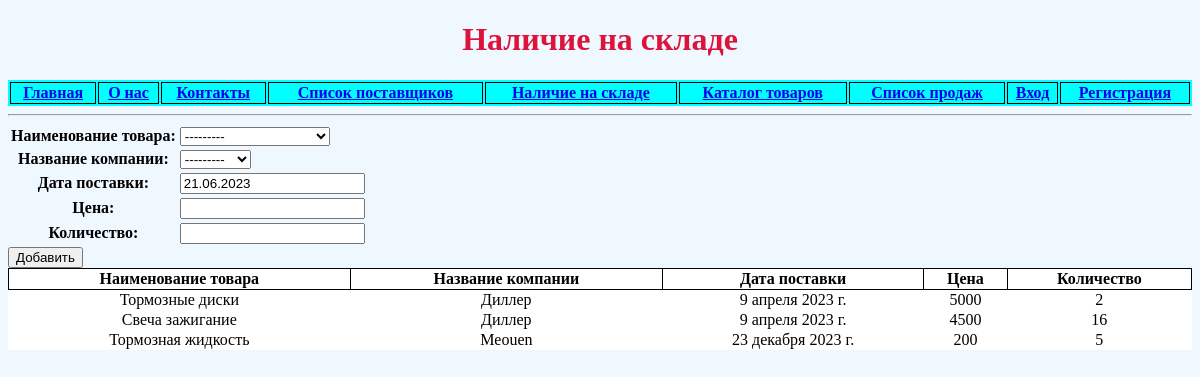
Screenshot of /warehouse with the database file from the repository.
### example_app/models.py (models this page shows)
class Warehouse(models.Model):
    product = models.ForeignKey(Product, on_delete=models.CASCADE)
    company = models.ForeignKey(Company, on_delete=models.CASCADE)
    data = models.DateField(default=django.utils.timezone.now)
    price = models.IntegerField()
    amount = models.IntegerField()

class Product(models.Model):
    name = models.CharField(max_length=20)
    description = models.CharField(max_length=400)
    def __str__(self):
        return self.name

class Company(models.Model):
    name = models.CharField(max_length=20)
    def __str__(self):
        return self.name

### example_app/views.py (the view)
# urls.py: path('warehouse', warehouse),
def warehouse(request):
    warehouses = Warehouse.objects.all()
    form = WarehouseForm()
    return render(request, 'warehouse.html', {'warehouses': warehouses, 'form': form})

### example_app/forms.py
class WarehouseForm(ModelForm):
    class Meta:
        model = Warehouse
        fields = ['product', 'company', 'data', 'price', 'amount']
        labels = {'product': 'Наименование товара', 'company': 'Название компании', 'data': 'Дата поставки',
                  'price': 'Цена', 'amount': 'Количество'}

### example_app/templates/warehouse.html (shortened to what this page needs)
{% extends "base.html" %}
{% load static %}
{% block header %}
Наличие на складе
{% endblock header %}
{% block content %}
<form method="POST" action="create_warehouse/">
  <table>{{form}}</table>
  <input type="submit" value="Добавить">
</form>
<table class="warehouse">
    <tr><th class="warehouse">Наименование товара</th><th class="warehouse">Название компании</th>
        <th class="warehouse">Дата поставки</th><th class="warehouse">Цена</th><th class="warehouse">Количество</th></tr>
    {% for warehouse in warehouses %}
    <tr><td align="center">{{ warehouse.product.name }}</td><td align="center">{{ warehouse.company.name }}</td>
        <td align="center">{{ warehouse.data }}</td><td align="center">{{ warehouse.price }}</td>
        <td align="center">{{ warehouse.amount }}</td></tr>
    {% endfor %}
</table>
{% endblock content %}

### example_app/static/css/style.css (style rules this page uses)
body { font-family: "Times New Roman"; background: aliceblue; }
table.warehouse { background: white; width: 100%; border-collapse: collapse }
th.warehouse { text-align: center; border: 1px solid black }

### rows the page displays
Warehouse: product.name "Тормозные диски", company.name "Диллер", data "9 апреля 2023 г.", price "5000", amount "2"
Warehouse: product.name "Свеча зажигание", company.name "Диллер", data "9 апреля 2023 г.", price "4500", amount "16"
Warehouse: product.name "Тормозная жидкость", company.name "Meouen", data "23 декабря 2023 г.", price "200", amount "5"
